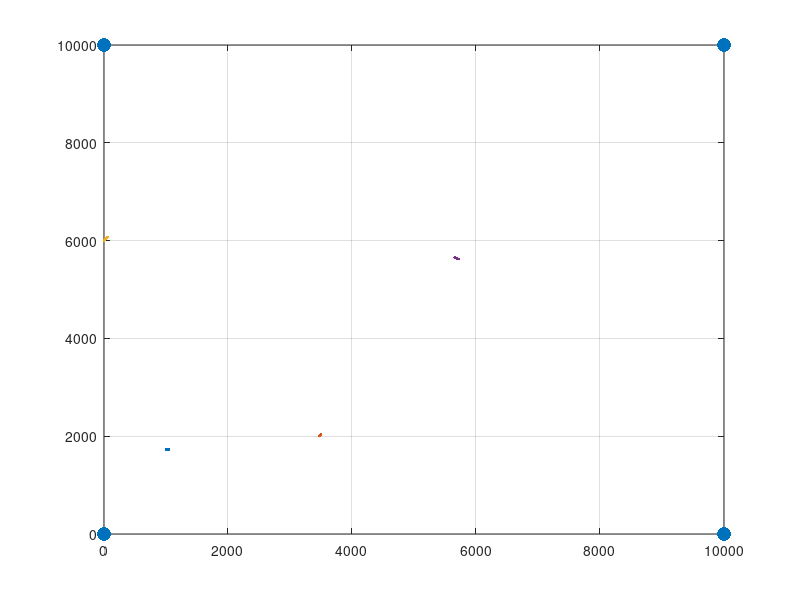

Write the MATLAB code that produced this figure. (Note: this script raises an error after producing the figure.)
%% 多目标强互扰条件下的非合作定位方法研究

% 典型的分布式多目标定位场景中往往包含多种独立的和相干的声源，
% 比如发射连续宽带信号的声源、发射脉冲信号与宽带信号叠加的声源，
% 还有接收脉冲信号然后模拟回波的声源等。定位场景十分复杂。
% 因此非合作多目标定位往往遇到以下几种问题：
% 1）目标信号多样，有连续声源、脉冲声源和相干声源等，且声源强度不一，如何建立一个可以对多种信号进行统一定位的模型；
% 2）多个声源之间会相互干扰，或者节点出现故障等，会产生偏离期望的信息，如何克服这些异常影响。
% 3）各观测节点测得的种类众多，并且存在相干声源，如何对这些信息进行区分与关联。
clc
clear
close all

%% 对多种信号进行统一定位的模型

%% 首先生成方位数据 生成4个目标

%% ==========================布放参数===============================
rand('seed', 1)
node = [0, 0; 10e3, 0; 10e3, 10e3; 0, 10e3]; % 节点位置
c = 1500;
var2d = 1.5^2;
% var2d   = 0^2 ;
var2 = var2d * (pi / 180)^2;
v0 = [10, 10, 20, 15];
range 	= [ 2e3 4e3 6e3 8e3]; % 目标产生位置的距离,与原点的距离
bear = [60, 30, 90, 45]; % 目标产生位置的角度
course = [90, 50, 40, 120]; % 运动方向
num = length(v0);
x0 = range .* cosd(bear);
y0 = range .* sind(bear);
vy = v0 .* cosd(course);
vx = v0 .* sind(course);
X0 = [x0; y0; vx; vy];
T = 1e-3; %观测周期
T_all = 5; %观测时间
T_num = T_all / T; %观测次数
dt = T;
%匀速运动矩阵
F1 = [1, 0, T, 0; ...
    0, 1, 0, T; ...
    0, 0, 1, 0; ...
    0, 0, 0, 1];
%加速度矩阵
F2 = [0.5 * T^2, 0; ...
    0, 0.5 * T^2; ...
    T, 0; ...
    0, T];
x = zeros(num, T_num); % 目标x坐标
y = zeros(num, T_num); % 目标y坐标
x_r = zeros(num, T_num); % 目标相对观测者x坐标
y_r = zeros(num, T_num); % 目标相对观测者y坐标
angle_r = zeros(num, T_num); % 目标相对观测者方位
a_max = 0 / 1e3; % 目标最大加速度
X = arrayfun(@(j) zeros(4, T_num), 1:num, 'un', 0);

%% ==========================目标真实状态===============================
for t = 1:T_num
    for j = 1:length(x0)
        ax = a_max * (2 * rand - 1);
        ay = a_max * (2 * rand - 1);
        a = [ax, ay]';
        if t == 1
            X{j}(:, t) = X0(:, j);
        else
            X{j}(:, t) = F1 * X{j}(:, t - 1) + F2 * a;
        end
    end
end

for i = 1:num
    x(i, :) = X{i}(1, :);
    y(i, :) = X{i}(2, :);

end
figure
hold on
for i = 1:num
    plot(x(i, :), y(i, :), '.')
end
set(gca, 'Box', 'on')
grid on

obs_f = scatter(node(:, 1), node(:, 2), 'b^', 'filled', 'LineWidth', 0.5, 'SizeData', 100); % 画线并声明变量名称
legend([outLoc,aim_a obs_f],'真实轨迹', '观测站', 'Location', 'eastoutside', 'FontSize', 12)
xlabel('东向坐标/m', 'FontSize', 12)
ylabel('北向坐标/m', 'FontSize', 12)
title('目标真实轨迹')


%% ==========================观测===============================

t_obs = T:T:T_num * T + 20;
X = repmat(node, 1, 1, T_num);
[x_obs, y_obs] = deal(zeros(size(node, 1), T_num));
for ii = 1:size(node, 1)
    x_obs(ii, :) = X(ii, 1, :);
    y_obs(ii, :) = X(ii, 2, :);
    angR{ii} = nan(num, length(t_obs));
    for i = 1:num
        x_r(i, :) = x(i, :) - x_obs(ii, 1:T_num);
        y_r(i, :) = y(i, :) - y_obs(ii, 1:T_num);
        r_r = sqrt(x_r(i, :).^2+y_r(i, :).^2);
        angle_r(i, :) = atan2d(y_r(i, :), x_r(i, :));
        angle_r(angle_r < 0) = angle_r(angle_r < 0) + 360;
        t_r = r_r / c;
        t_delay{i, ii} = round(t_r, 1);
        for iii = 1:T_num
            tNum = round(t_delay{ii}(iii)/T) + iii;
            angR{ii}(i, tNum) = angle_r(i, iii) + sqrt(var2d) * randn;
        end
    end
    for iii = 1:size(angR{ii}, 2)
        angR{ii}(:, iii) = sort(angR{ii}(:, iii));
    end
end

% 画图
color = ['#059341'; '#EFA90D'; '#059341'; '#DC2F1F'; '#EFA90D'; '#7E2F8E'];
figure('Units', 'centimeters', 'Position', [20, 5, 20, 11.24 / 15 * 15])
for i = 1:num
    if i < 8
        color_line = color(i, :);
    else
        color_line = [1.0000, 0.5721, 0.0349];
    end
    hold on
    %     outLoc  = plot(outLoctionSPCX(i,:),outLoctionSPCY(i,:),'.','Color',color_line,'LineWidth',2);
    aim_a = scatter(x0(i), y0(i), 10, '*', 'MarkerEdgeColor', color(4, :));
    aim_f = plot(x(i, :), y(i, :), 'Color', color(4, :), 'LineWidth', 2);
end
obs_f = scatter(node(:, 1), node(:, 2), 'b^', 'filled', 'LineWidth', 0.5, 'SizeData', 100);
grid on
legend([aim_a, obs_f], '真实轨迹', '观测站', 'Location', 'eastoutside', 'FontSize', 12)

% legend([outLoc,aim_a obs_f],'定位结果','真实轨迹','观测站','Location','eastoutside','FontSize',12)
set(gca, 'Box', 'on')
xlabel('东向坐标/m', 'FontSize', 12)
ylabel('北向坐标/m', 'FontSize', 12)
title('粗关联+时空关联定位')


% 接收参数级的信息，根据接收数组的种类线谱特点进行分类判断

% 读入接收平台的信息
for i = 1:5
    data(i) = load(['platform', num2str(i), '.mat']);
    % 读进来是一个结构体 开始提取这个结构体的信息
    % 119行 对应于119帧


end

%进入不同的信号处理流程
% 怎么判断是不同的信号？
% cw 只有线谱  LFM只有连续谱  舰船辐射噪声既有连续谱又有线谱

% 设置标记数组,记录每种信号的下标号
